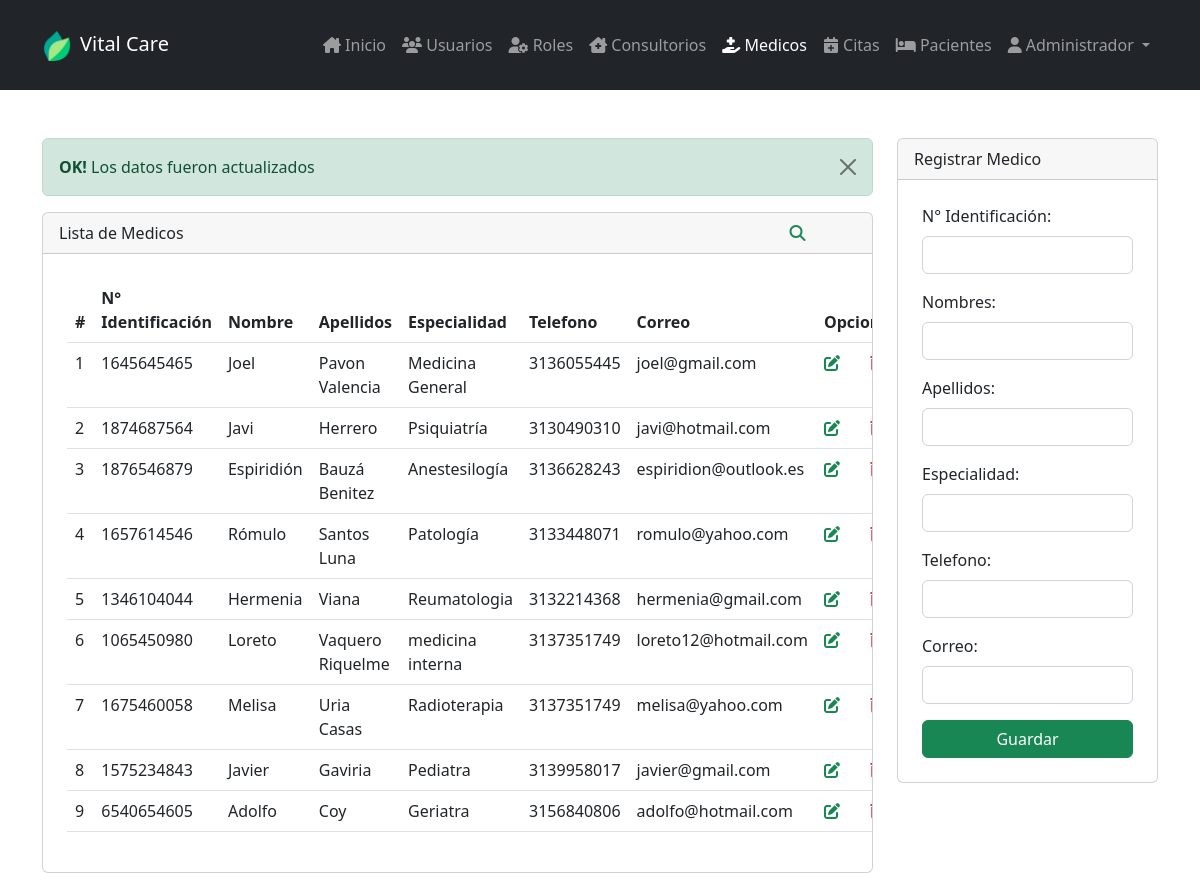
The app's page /vista/v_medicos.php?mensaje=actualizado (signed in) with its own data.
### tables this page shows
CREATE TABLE `medicos` (
  `idMedico` int(11) NOT NULL AUTO_INCREMENT,
  `medIdentificacion` char(15) NOT NULL,
  `medNombres` varchar(50) NOT NULL,
  `medApellidos` varchar(50) NOT NULL,
  `medEspecialidad` varchar(50) NOT NULL,
  `medTelefono` char(15) NOT NULL,
  `medCorreo` varchar(50) DEFAULT NULL,
  PRIMARY KEY (`idMedico`,`medIdentificacion`)
);

### vista/v_medicos.php (the view, shortened to what this page needs)
<?php
  $page = 4;
  include 'header.php';
?>
<?php
  include_once "../modelo/conexion.php";
  $sentencia = $bd -> query("select * from medicos");
  $medico = $sentencia -> fetchAll(PDO::FETCH_OBJ);
?>
<div class="container mt-5">
  <div class="row row-cols-lg-2 justify-content-center">
    <div class=" col-lg-9">
      <?php
      if (isset($_GET['mensaje']) and $_GET['mensaje'] == 'actualizado') {
      ?>
        <div class="alert alert-success alert-dismissible fade show" role="alert">
          <strong>OK!</strong> Los datos fueron actualizados
          <button type="button" class="btn-close" data-bs-dismiss="alert" aria-label="Close"></button>
        </div>
      <?php
      }
      ?>
      <div class="card">
        <div class="card-header">
          Lista de Medicos
          <div class="col-1 float-end">
            <a href="v_buscarMedicos.php" class="text-success"><i class="fa-solid fa-magnifying-glass"></i></a>
          </div>
        </div>
        <div class="p-4 overflow-auto">
          <table class="table aling-middle">
            <thead>
              <tr>
                <th scope="col">#</th>
                <th scope="col">N° Identificación</th>
                <th scope="col">Nombre</th>
                <th scope="col">Apellidos</th>
                <th scope="col">Especialidad</th>
                <th scope="col">Telefono</th>
                <th scope="col">Correo</th>
                <th scope="col"j colspan="2">Opciones</th>
              </tr>
            </thead>
            <tbody>
              <?php
              foreach($medico as $info){
              ?>
              <tr>
                <td scope="row"><?php echo $info -> idMedico?></td>
                <td><?php echo $info -> medIdentificacion?></td>
                <td><?php echo $info -> medNombres?></td>
                <td><?php echo $info -> medApellidos?></td>
                <td><?php echo $info -> medEspecialidad?></td>
                <td><?php echo $info -> medTelefono?></td>
                <td><?php echo $info -> medCorreo?></td>
                <td>
                  <a href="v_editarMedicos.php?codigo=<?php echo $info->idMedico; ?>"><i class="text-success fa-solid fa-pen-to-square"></i></a>
                </td>
                <td>
                </td>
              </tr>
              <?php
                }
              ?>
            </tbody>
          </table>
        </div>
      </div>
    </div>
    <div class="col-lg-3 col-auto">
      <div class="card">
        <div class="card-header">
          Registrar Medico
        </div>
        <form action="/controlador/c_registrarMedicos.php" class="p-4" method="POST">
          <div class="mb-3">
            <label class="form-label">N° Identificación:</label>
            <input type="text" class="form-control" name="identificacion" required>
          </div>
          <div class="mb-3">
            <label class="form-label">Nombres:</label>
            <input type="text" class="form-control" name="nombres" required>
          </div>
          <div class="mb-3">
            <label class="form-label">Apellidos:</label>
            <input type="text" class="form-control" name="apellidos" required>
          </div>
          <div class="mb-3">
            <label class="form-label">Especialidad:</label>
            <input type="text" class="form-control" name="especialidad" required>
          </div>
          <div class="mb-3">
            <label class="form-label">Telefono:</label>
            <input type="tel" class="form-control" name="telefono" required>
          </div>
          <div class="mb-3">
            <label class="form-label">Correo:</label>
            <input type="email" class="form-control" name="correo" required>
          </div>
          <div class="d-grid">
            <input type="submit" class="btn btn-success" value="Guardar">
          </div>
        </form>
      </div>
    </div>
  </div>
</div>

### vista/header.php (shortened to what this page needs)
<?php
  if(!isset($_SESSION['rol'])){
    header('location: login.php');
  } elseif(isset($_SESSION['rol'])){
    $id = $_SESSION['id'];
  } else {
    echo "Error en el sistema";
  }
?>
<!DOCTYPE html>
<html lang="es">
<head>
  <link rel="stylesheet" href="css/bootstrap.min.css">
  <link rel="stylesheet" href="https://cdnjs.cloudflare.com/ajax/libs/font-awesome/6.1.2/css/all.min.css" />
</head>
<body>
  <header class="p-3 bg-dark text-white">
    <nav class="navbar navbar-dark bg-dark navbar-expand-lg">
      <div class="container">
        <a class="navbar-brand" href="index.php">
          <img class="me-2" src="img/logo.webp" class="d-inline-block align-text-top" alt="" width="30">Vital Care
        </a>
        <div class="collapse navbar-collapse" id="navbarNavDropdown">
          <ul class="navbar-nav ms-auto mb-2 mb-lg-0">
            <li class="nav-item">
              <a class="nav-link <?php if($page == '0'){ echo 'active';}?>" aria-current="page" href="index.php">
              <i class="fa-solid fa-house-chimney"></i>
                Inicio
              </a>
            </li>
            <?php if($id == 1){?>
              <li class="nav-item">
                <a class="nav-link <?php if($page == '1'){ echo 'active';}?>" aria-current="page" href="v_usuarios.php">
                  <i class="fa-solid fa-users"></i>
                  Usuarios
                </a>
              </li>
              <li class="nav-item">
                <a class="nav-link <?php if($page == '2'){ echo 'active';}?>" aria-current="page" href="v_roles.php">
                <i class="fa-solid fa-user-gear"></i>
                  Roles
                </a>
              </li>
              <li class="nav-item">
                <a class="nav-link <?php if($page == '3'){ echo 'active';}?>" aria-current="page" href="v_consultorios.php">
                <i class="fa-solid fa-house-chimney-medical"></i>
                Consultorios
              </a>
              </li>
              <li class="nav-item">
                <a class="nav-link <?php if($page == '4'){ echo 'active';}?>" aria-current="page" href="v_medicos.php">
                <i class="fa-solid fa-hand-holding-medical"></i>
                  Medicos
                </a>
              </li>
              <li class="nav-item">
                <a class="nav-link <?php if($page == '5'){ echo 'active';}?>" aria-current="page" href="v_citas.php">
                <i class="fa-solid fa-calendar-plus"></i>
                Citas
              </a>
              </li>
              <li class="nav-item">
                <a class="nav-link <?php if($page == '6'){ echo 'active';}?>" aria-current="page" href="v_pacientes.php">
                <i class="fa-solid fa-bed"></i>
                Pacientes
              </a>
              </li>
            <?php
            }
            ?>
            <li class="nav-item dropdown">
              <a class="nav-link dropdown-toggle" href="#" role="button" data-bs-toggle="dropdown" aria-expanded="false">
              <i class="fa-solid fa-user me-1"></i><?php echo $_SESSION['rol'] ?>
              </a>
            </li>
          </ul>
        </div>
      </div>
    </nav>
  </header>

### records on screen
medicos: idMedico "1", medIdentificacion "1645645465", medNombres "Joel", medApellidos "Pavon Valencia", medEspecialidad "Medicina General", medTelefono "3136055445", medCorreo "joel@gmail.com"
medicos: idMedico "2", medIdentificacion "1874687564", medNombres "Javi", medApellidos "Herrero", medEspecialidad "Psiquiatría", medTelefono "3130490310", medCorreo "javi@hotmail.com"
medicos: idMedico "3", medIdentificacion "1876546879", medNombres "Espiridión", medApellidos "Bauzá Benitez", medEspecialidad "Anestesilogía", medTelefono "3136628243", medCorreo "espiridion@outlook.es"
medicos: idMedico "4", medIdentificacion "1657614546", medNombres "Rómulo", medApellidos "Santos Luna", medEspecialidad "Patología", medTelefono "3133448071", medCorreo "romulo@yahoo.com"
medicos: idMedico "5", medIdentificacion "1346104044", medNombres "Hermenia", medApellidos "Viana", medEspecialidad "Reumatologia", medTelefono "3132214368", medCorreo "hermenia@gmail.com"
medicos: idMedico "6", medIdentificacion "1065450980", medNombres "Loreto", medApellidos "Vaquero Riquelme", medEspecialidad "medicina interna", medTelefono "3137351749", medCorreo "loreto12@hotmail.com"
medicos: idMedico "7", medIdentificacion "1675460058", medNombres "Melisa", medApellidos "Uria Casas", medEspecialidad "Radioterapia", medTelefono "3137351749", medCorreo "melisa@yahoo.com"
medicos: idMedico "8", medIdentificacion "1575234843", medNombres "Javier", medApellidos "Gaviria", medEspecialidad "Pediatra", medTelefono "3139958017", medCorreo "javier@gmail.com"
medicos: idMedico "9", medIdentificacion "6540654605", medNombres "Adolfo", medApellidos "Coy", medEspecialidad "Geriatra", medTelefono "3156840806", medCorreo "adolfo@hotmail.com"

### other values on screen
$_SESSION['rol'] "Administrador"
